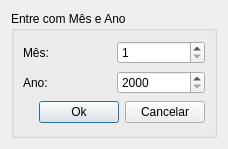
<?xml version="1.0" encoding="UTF-8"?>
<ui version="4.0">
 <class>SelecaoMesAno</class>
 <widget class="QDialog" name="SelecaoMesAno">
  <property name="geometry">
   <rect>
    <x>0</x>
    <y>0</y>
    <width>228</width>
    <height>149</height>
   </rect>
  </property>
  <property name="windowTitle">
   <string>Seleção Mes, Ano</string>
  </property>
  <property name="locale">
   <locale language="Portuguese" country="Brazil"/>
  </property>
  <property name="inputMethodHints">
   <set>Qt::ImhDigitsOnly</set>
  </property>
  <layout class="QVBoxLayout" name="verticalLayout">
   <item>
    <widget class="QGroupBox" name="groupBox">
     <property name="title">
      <string>Entre com Mês e Ano</string>
     </property>
     <layout class="QVBoxLayout" name="verticalLayout_2">
      <item>
       <layout class="QHBoxLayout" name="horizontalLayout">
        <item>
         <widget class="QLabel" name="label">
          <property name="text">
           <string>Mês:</string>
          </property>
         </widget>
        </item>
        <item>
         <widget class="QSpinBox" name="spinMes">
          <property name="minimum">
           <number>1</number>
          </property>
          <property name="maximum">
           <number>12</number>
          </property>
         </widget>
        </item>
       </layout>
      </item>
      <item>
       <layout class="QHBoxLayout" name="horizontalLayout_2">
        <item>
         <widget class="QLabel" name="label_2">
          <property name="text">
           <string>Ano:</string>
          </property>
         </widget>
        </item>
        <item>
         <widget class="QSpinBox" name="spinAno">
          <property name="minimum">
           <number>2000</number>
          </property>
          <property name="maximum">
           <number>2100</number>
          </property>
         </widget>
        </item>
       </layout>
      </item>
      <item>
       <layout class="QHBoxLayout" name="horizontalLayout_3">
        <item>
         <spacer name="horizontalSpacer">
          <property name="orientation">
           <enum>Qt::Horizontal</enum>
          </property>
          <property name="sizeHint" stdset="0">
           <size>
            <width>40</width>
            <height>20</height>
           </size>
          </property>
         </spacer>
        </item>
        <item>
         <widget class="QPushButton" name="btnOk">
          <property name="text">
           <string>Ok</string>
          </property>
         </widget>
        </item>
        <item>
         <widget class="QPushButton" name="btnCancelar">
          <property name="text">
           <string>Cancelar</string>
          </property>
         </widget>
        </item>
       </layout>
      </item>
     </layout>
    </widget>
   </item>
  </layout>
 </widget>
 <resources/>
 <connections/>
</ui>
